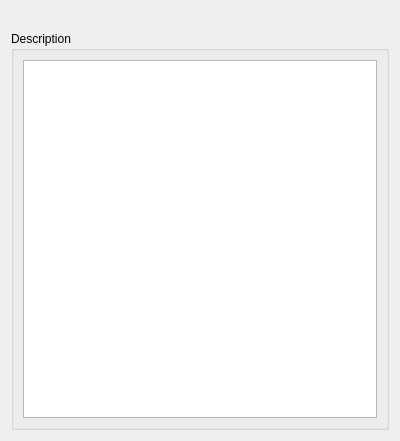
<?xml version="1.0" encoding="UTF-8"?>
<ui version="4.0">
 <class>Page::MessageStandard</class>
 <widget class="QWidget" name="Page::MessageStandard">
  <property name="geometry">
   <rect>
    <x>0</x>
    <y>0</y>
    <width>400</width>
    <height>441</height>
   </rect>
  </property>
  <property name="windowTitle">
   <string>Form</string>
  </property>
  <layout class="QVBoxLayout" name="verticalLayout_2">
   <item>
    <widget class="QLabel" name="keyInfo">
     <property name="text">
      <string/>
     </property>
     <property name="alignment">
      <set>Qt::AlignLeading|Qt::AlignLeft|Qt::AlignVCenter</set>
     </property>
    </widget>
   </item>
   <item>
    <widget class="QGroupBox" name="digestGroup">
     <property name="title">
      <string>Description</string>
     </property>
     <property name="flat">
      <bool>true</bool>
     </property>
     <layout class="QVBoxLayout" name="verticalLayout">
      <item>
       <widget class="QPlainTextEdit" name="descrptionEdit"/>
      </item>
     </layout>
    </widget>
   </item>
  </layout>
 </widget>
 <resources/>
 <connections/>
</ui>
